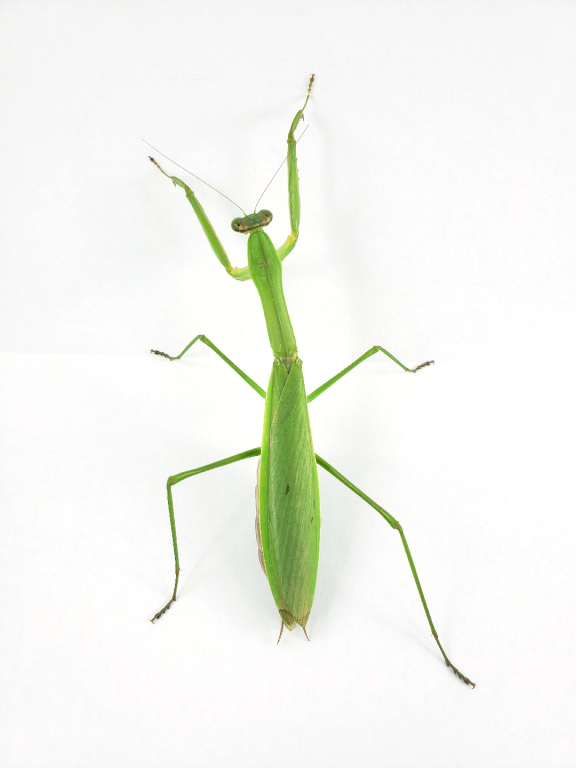
#> input picture assets/photo_cutouts/source/1000157366.jpg, 1152 x 1536 px (shown at 1/2 size)
$ python build_mantis_photo_cutouts.py
#> lines starting #> are read from the running program, lines starting #| are printed output that depends on the picture; after the words box and inside, x2 and y2 are one past the last pixel; in counts of white or black regions, pixels touching at a corner belong together
#!/usr/bin/env python3
"""Make alpha cutouts from the user's exact mantis photos (preserve RGB pixels)."""
from __future__ import annotations

import json
from pathlib import Path

import numpy as np
from PIL import Image, ImageDraw, ImageFilter

ROOT = Path(__file__).resolve().parents[1]
PHOTO_DIR = ROOT / "assets/photo_cutouts"


def isolate(source: Path, destination: Path, style: str):
#> called with style = 'dorsal'
    original = Image.open(source).convert("RGB")
#> original is the input picture: PIL image 1152x1536 RGB; mean R, G, B 243.6, 245.5, 239.8
    hsv = np.asarray(original.convert("HSV"), dtype=np.uint8)
    hue, saturation, value = hsv[..., 0], hsv[..., 1], hsv[..., 2]

    # The dorsal photo is isolated from its near-white paper using saturation;
    # the side photo's warm hand/background is excluded by its green hue range.
    if style == "dorsal":
        keep = (saturation >= 18) & (hue >= 19) & (hue <= 145) & (value >= 35)
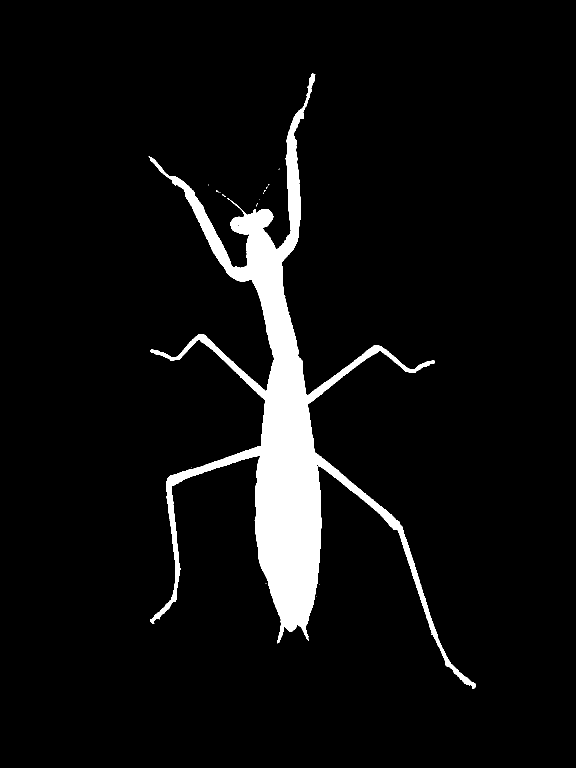
#> keep: shape (1536, 1152) bool (shown at 1/2 size); 5.9% white; 16 white regions (15 under 20 px), largest, box (x1, y1, x2, y2) and area: (297, 146, 951, 1377) 103468
        mask = Image.fromarray((keep * 255).astype(np.uint8), "L")
        # Close only tiny gaps in the soft-focus green silhouette.
        mask = mask.filter(ImageFilter.MaxFilter(3)).filter(ImageFilter.MinFilter(3))
#> mask: PIL image 1152x1536 L; 5.9% white; 16 white regions (15 under 20 px), largest, box (x1, y1, x2, y2) and area: (297, 146, 951, 1377) 103543
        # The original dorsal photo has two nearly colorless antennae, plus
        # brown tarsal tips. The hue key drops these hair-thin features, so
        # restore their exact photographed pixels with antialiased strokes.
        scale = 3
        details = Image.new("L", (original.width * scale, original.height * scale), 0)
#> details: PIL image 3456x4608 L; every value is 0
        detail_draw = ImageDraw.Draw(details)

        def detail_line(points, width):
#> called with width = 3
            scaled = [(int(x * scale), int(y * scale)) for x, y in points]
            radius = width * scale // 2
            detail_draw.line(scaled, fill=255, width=width * scale, joint="curve")
            for x, y in scaled:
                detail_draw.ellipse((x - radius, y - radius, x + radius, y + radius), fill=255)
#> this loop made 6 passes
#> (x, y) on passes 1 to 6: (1488, 1314), (1374, 1230), (1230, 1122), (1074, 1005), (930, 900), (858, 840)

        detail_line([(496, 438), (458, 410), (410, 374), (358, 335), (310, 300), (286, 280)], 3)
        # Restore the antenna's low-saturation, hair-thin photographed pixels.
        details = details.resize(original.size, Image.Resampling.LANCZOS)
#> details: PIL image 1152x1536 L
        mask = Image.fromarray(np.maximum(np.asarray(mask), np.asarray(details)), "L")
    else:
        # The side reference has a human hand behind the insect. Trace the
        # visible body and appendages at high resolution so the hand is removed
        # without keying away the pale blue-green pronotum.
        scale = 3
        mask = Image.new("L", (original.width * scale, original.height * scale), 0)
        draw = ImageDraw.Draw(mask)

        def polygon(points):
            draw.polygon([(int(x * scale), int(y * scale)) for x, y in points], fill=255)

        def limb(points, width):
            scaled = [(int(x * scale), int(y * scale)) for x, y in points]
            stroke = Image.new("L", mask.size, 0)
            stroke_draw = ImageDraw.Draw(stroke)
            stroke_draw.line(scaled, fill=255, width=width * scale, joint="curve")
            radius = width * scale // 2
            for x, y in scaled:
                stroke_draw.ellipse((x - radius, y - radius, x + radius, y + radius), fill=255)
            stroke = stroke.resize(original.size, Image.Resampling.LANCZOS)
            stroke = stroke.resize(mask.size, Image.Resampling.LANCZOS)
            draw.bitmap((0, 0), stroke, fill=255)

        # Folded wing and abdomen, long pronotum, and triangular head.
        polygon([(0, 511), (50, 492), (155, 480), (270, 482), (390, 490),
                 (510, 495), (620, 498), (720, 502), (790, 509), (830, 523),
                 (844, 545), (830, 570), (800, 597), (755, 625), (700, 650),
                 (620, 674), (540, 698), (455, 718), (365, 738), (265, 749),
                 (160, 746), (78, 738), (0, 730)])
        polygon([(760, 515), (802, 508), (850, 515), (895, 528), (950, 540),
                 (1015, 551), (1080, 563), (1150, 580), (1220, 600), (1280, 619),
                 (1324, 639), (1344, 658), (1332, 679), (1305, 687), (1273, 678),
                 (1225, 661), (1168, 644), (1100, 629), (1030, 616), (950, 606),
                 (875, 598), (820, 586), (790, 572)])
        polygon([(1266, 652), (1273, 637), (1288, 624), (1305, 620),
                 (1323, 623), (1342, 631), (1359, 644), (1368, 659),
                 (1367, 675), (1356, 690), (1342, 701), (1325, 705),
                 (1308, 700), (1293, 690), (1280, 677), (1270, 665)])

        # Raised support leg crossing the upper-left edge of the source.
        limb([(0, 248), (100, 248), (200, 248), (268, 248), (300, 255),
              (316, 281), (325, 340), (337, 408), (349, 480), (358, 507)], 11)
        # The second raised support leg was absent from the old mask. Its upper
        # brown-green segment and knee continue up from the visible green part.
        limb([(650, 504), (680, 440), (714, 380), (746, 324), (764, 298)], 12)
        limb([(764, 298), (744, 246), (724, 190), (704, 120)], 8)

        # Foreground walking leg: keep the full angular knee and the long
        # distal section all the way to the source's bottom edge. The old mask
        # stopped above its foot and used a brush wide enough to include hand.
        limb([(455, 704), (483, 738), (520, 782), (558, 836),
              (591, 887), (604, 929)], 16)
        limb([(604, 929), (595, 949), (550, 980), (495, 1018),
              (430, 1060), (360, 1101), (300, 1145),
              (267, 1188), (253, 1220), (238, 1243)], 7)
        limb([(300, 1145), (267, 1188), (253, 1220), (238, 1243)], 5)

        # Folded raptorial leg below the head. The blade reaches its original
        # tip; its joint and terminal end are explicitly included so no part
        # disappears at the cutout boundary.
        limb([(1050, 733), (1064, 754), (1090, 781), (1130, 811),
              (1171, 843), (1212, 878), (1250, 913), (1280, 946),
              (1301, 966)], 28)
        limb([(1060, 740), (1041, 722), (1020, 708)], 13)

        # Preserve the antennae and the short green projection visible beyond
        # the head, including the portions that were outside the prior crop.
        limb([(1360, 666), (1392, 710), (1425, 758), (1458, 808)], 3)
        limb([(1346, 679), (1376, 728), (1403, 785), (1426, 843)], 3)
        mask = mask.resize(original.size, Image.Resampling.LANCZOS)

    mask = mask.filter(ImageFilter.GaussianBlur(0.35))
    alpha = np.asarray(mask, dtype=np.uint8)
    bbox = mask.getbbox()
#> bbox = (282, 145, 952, 1378)
    if not bbox:
        raise RuntimeError(f"No insect pixels found in {source}")
    # Crop only to the completed silhouette plus a comfortable border. All
    # tagged paths are included before this box is computed, so antennae,
    # head, both raised legs, the folded foreleg, and feet remain uncut.
    pad = 18
    left, top, right, bottom = bbox
#> left = 282; top = 145; right = 952; bottom = 1378
    crop_box = (max(0, left - pad), max(0, top - pad),
                min(original.width, right + pad), min(original.height, bottom + pad))
#> crop_box = (264, 127, 970, 1396)
    rgba = original.convert("RGBA")
    rgba.putalpha(mask)
    rgba = rgba.crop(crop_box)
#> rgba: PIL image 706x1269 RGBA
    destination.parent.mkdir(parents=True, exist_ok=True)
    rgba.save(destination, optimize=True)
    return {"source": source.name, "cutout": destination.name,
            "source_size": list(original.size), "crop": list(crop_box),
            "cutout_size": list(rgba.size), "opaque_pixels": int((alpha > 245).sum())}


def main():
    source_dir = PHOTO_DIR / "source"
    files = [
        isolate(source_dir / "1000157366.jpg", PHOTO_DIR / "mantis_dorsal_photo.png", "dorsal"),
        isolate(source_dir / "1000157339.jpg", PHOTO_DIR / "mantis_side_photo.png", "side"),
    ]
#> call 2 of isolate, with style = 'side'
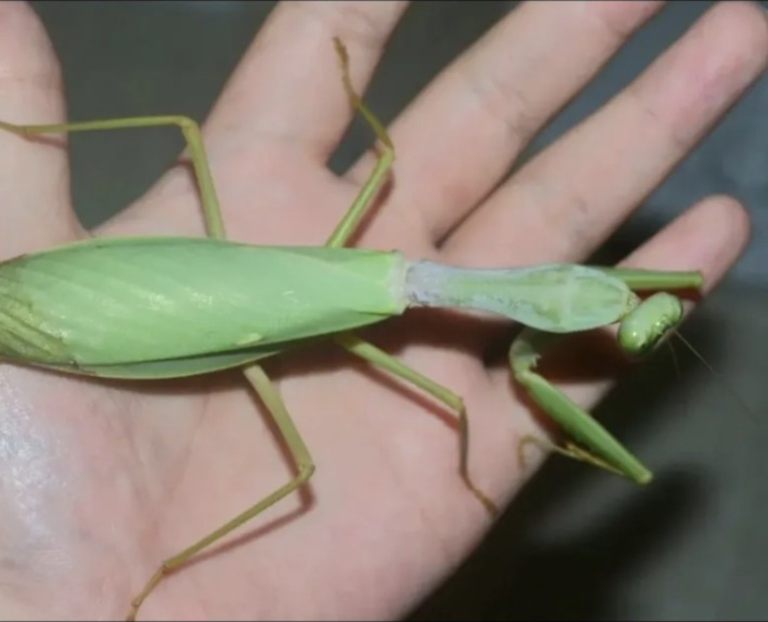
#> input picture assets/photo_cutouts/source/1000157339.jpg, 1536 x 1244 px (shown at 1/2 size)
#> in isolate, original is the input picture: PIL image 1536x1244 RGB; mean R, G, B 134.8, 126, 112.6
#> in isolate (call 2), `hue, saturation, value = hsv[..., 0], hsv[..., 1], hsv[..., 2]`:
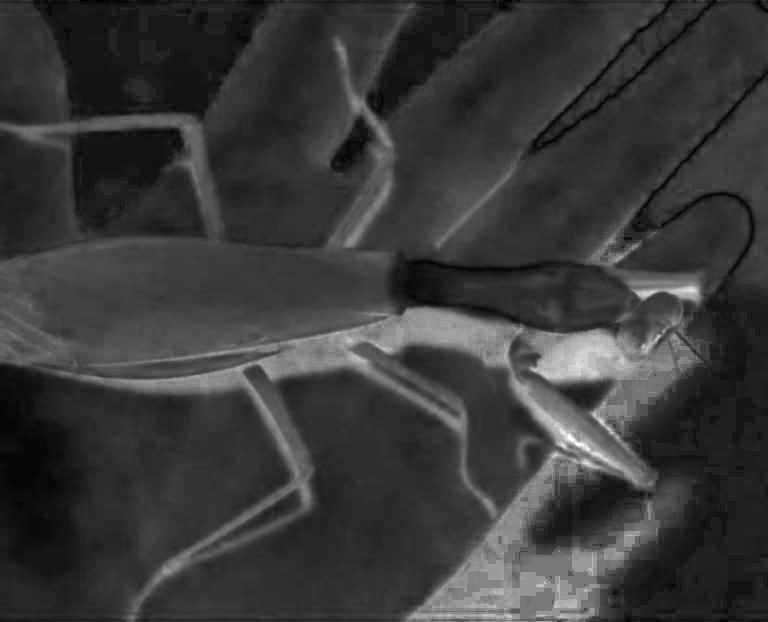
#> saturation: shape (1244, 1536) (shown at 1/2 size); min 0, max 255, mean 57.3
#> in isolate (call 2), `hue, saturation, value = hsv[..., 0], hsv[..., 1], hsv[..., 2]`:
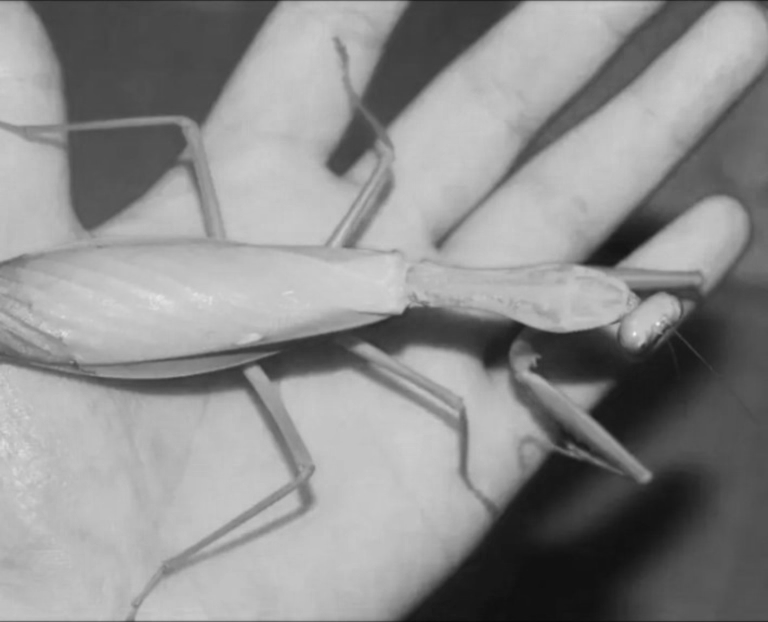
#> value: shape (1244, 1536) (shown at 1/2 size); min 8, max 245, mean 140.9
#> in isolate (call 2), `mask = Image.new("L", (original.width * scale, original.height * scale..`: mask: PIL image 4608x3732 L; every value is 0
#> the loop in limb, `for x, y in scaled:` made 10 passes
#> (x, y) on passes 1 to 10: (0, 744), (300, 744), (600, 744), (804, 744), (900, 765), (948, 843), (975, 1020), (1011, 1224), (1047, 1440), (1074, 1521)
#> in limb, `stroke = stroke.resize(original.size, Image.Resampling.LANCZOS)`:
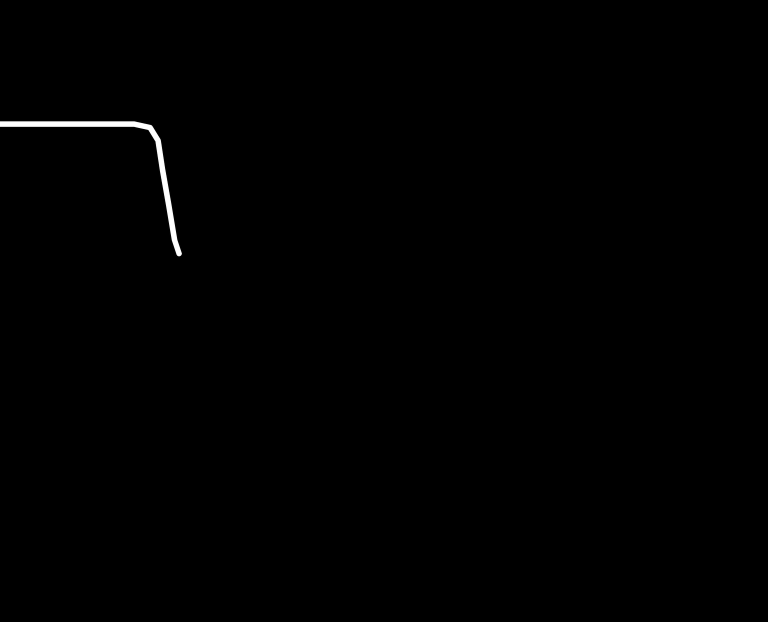
#> stroke: PIL image 1536x1244 L (shown at 1/2 size); min 0, max 255, mean 0.8
#> the loop in limb (call 2), `for x, y in scaled:` made 5 passes
#> (x, y) on passes 1 to 5: (1950, 1512), (2040, 1320), (2142, 1140), (2238, 972), (2292, 894)
#> in isolate (call 2), `mask = mask.resize(original.size, Image.Resampling.LANCZOS)`:
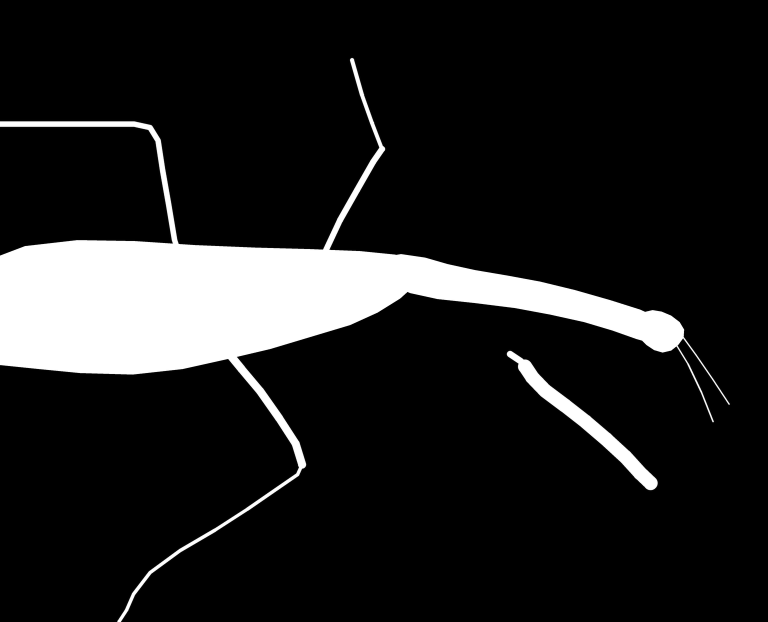
#> mask: PIL image 1536x1244 L (shown at 1/2 size); min 0, max 255, mean 32
#> in isolate (call 2), `bbox = mask.getbbox()`: bbox = (0, 113, 1463, 1244)
#> in isolate (call 2), `left, top, right, bottom = bbox`: left = 0; top = 113; right = 1463; bottom = 1244
#> in isolate (call 2), `crop_box = (max(0, left - pad), max(0, top - pad), min(original.width,..`: crop_box = (0, 95, 1481, 1244)
#> in isolate (call 2), `rgba = rgba.crop(crop_box)`:
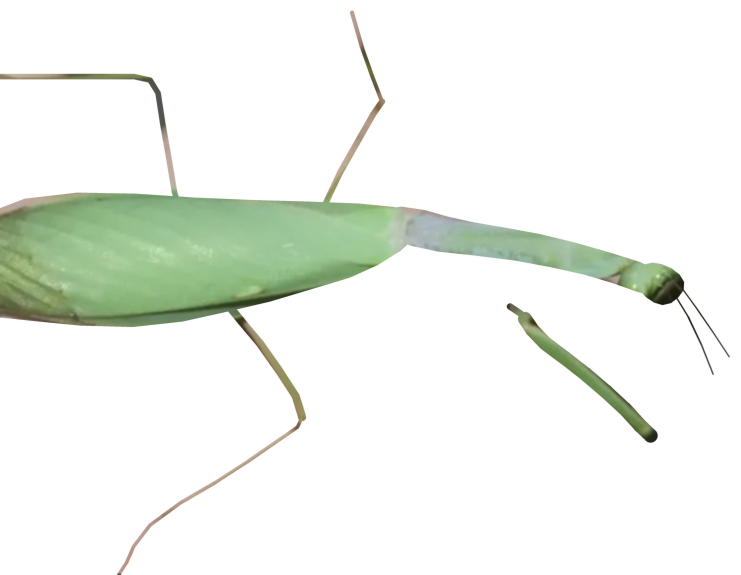
#> rgba: PIL image 1481x1149 RGBA (shown at 1/2 size); mean R, G, B, A 138, 128.7, 114.2, 35.9; transparent parts drawn white
    (PHOTO_DIR / "cutout_manifest.json").write_text(json.dumps(files, indent=2) + "\n")
    for entry in files:
        print(f"Wrote {entry['cutout']} {entry['cutout_size']} from {entry['source']}")
#> this loop made 2 passes
#| Wrote mantis_dorsal_photo.png [706, 1269] from 1000157366.jpg
#| Wrote mantis_side_photo.png [1481, 1149] from 1000157339.jpg


if __name__ == "__main__":
    main()
